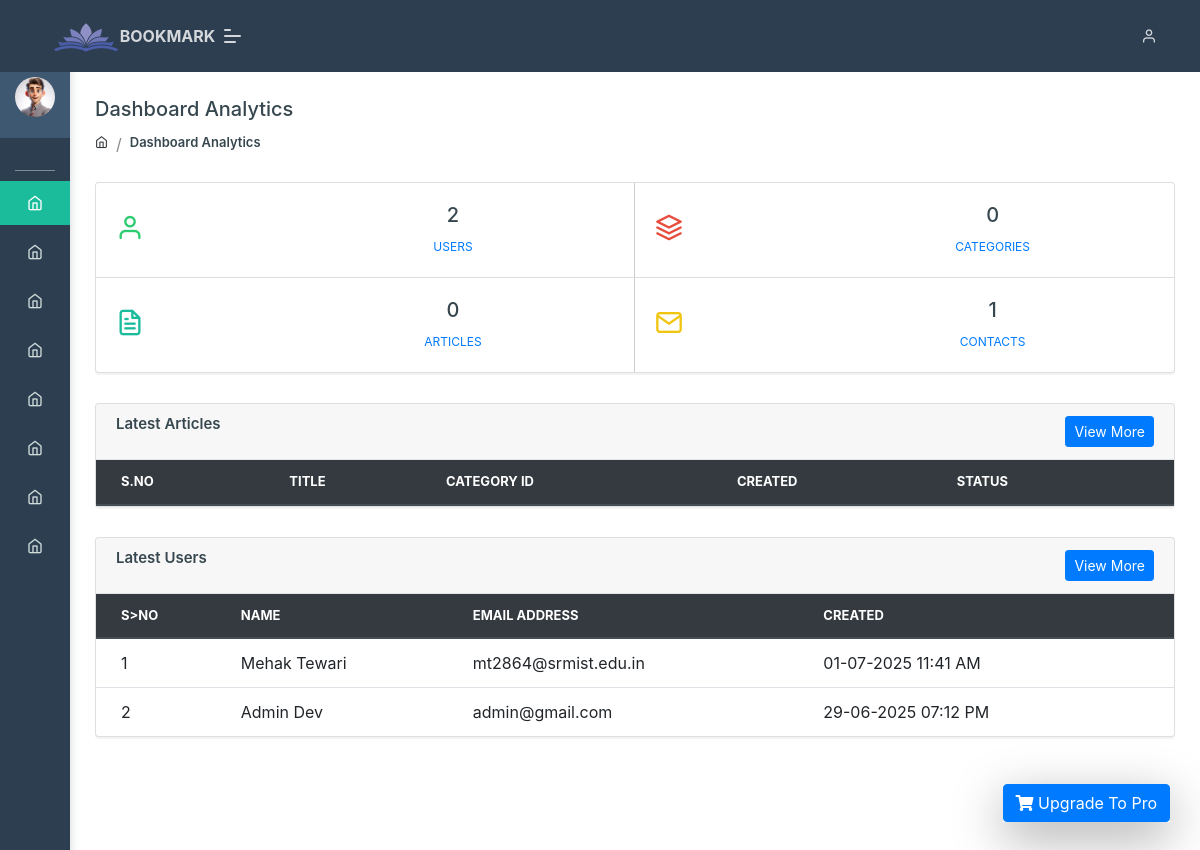
The page /admin/dashboad.php (signed in) on the database as committed earlier.
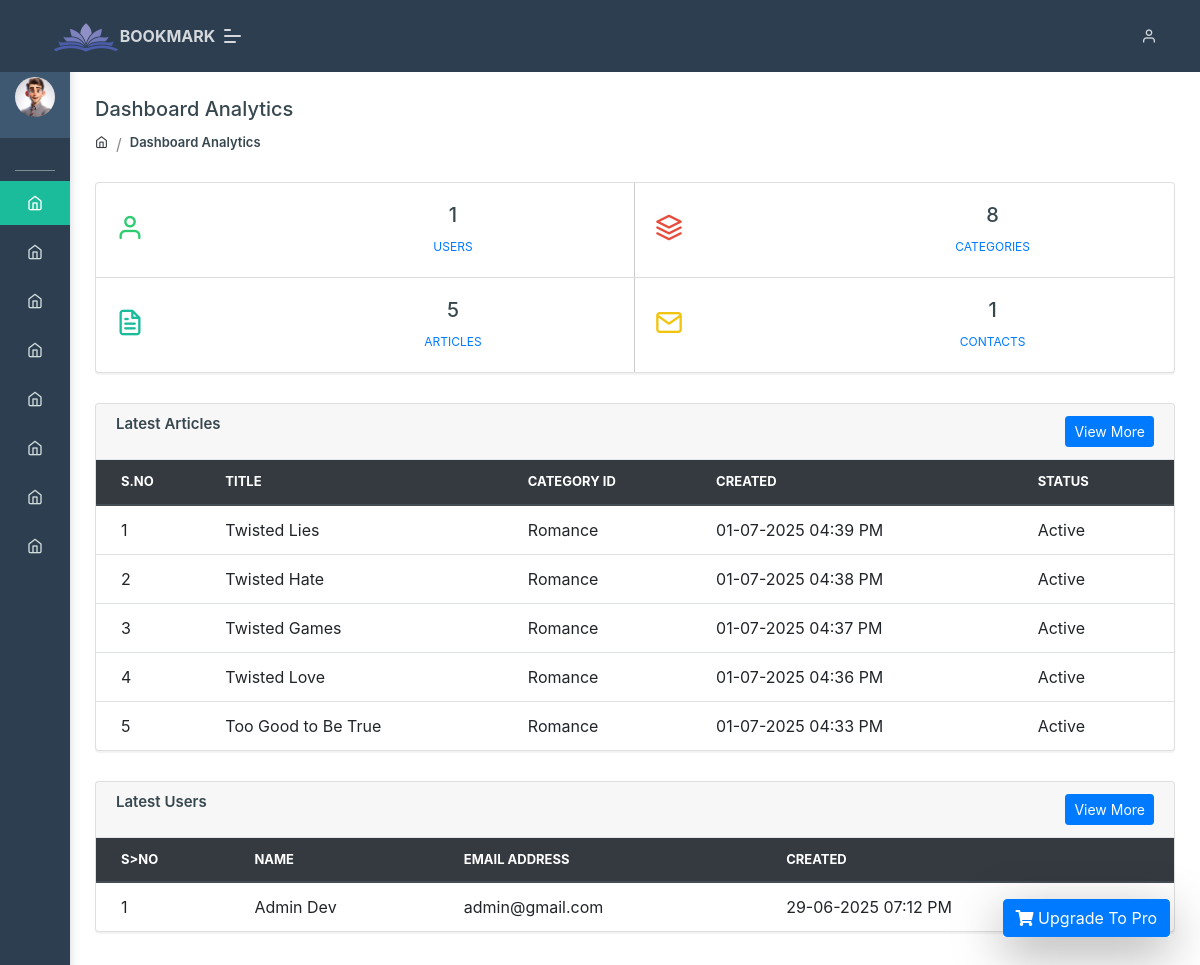
The same page on the database as committed later.
### tables this page shows
CREATE TABLE `users` (
  `id` int(11) NOT NULL,
  `email_address` varchar(150) NOT NULL,
  `first_name` varchar(50) NOT NULL,
  `last_name` varchar(50) NOT NULL,
  `password` varchar(50) NOT NULL,
  `address` varchar(250) NOT NULL,
  `status` varchar(10) NOT NULL DEFAULT '0',
  `created` datetime NOT NULL,
  `updated` datetime NOT NULL
);

CREATE TABLE `article` (
  `id` int(11) NOT NULL,
  `category_id` varchar(50) NOT NULL,
  `title` varchar(50) NOT NULL,
  `short_description` varchar(250) NOT NULL,
  `description` longtext NOT NULL,
  `image` varchar(250) NOT NULL,
  `status` varchar(10) NOT NULL DEFAULT '0',
  `created` datetime NOT NULL,
  `updated` datetime NOT NULL
);

CREATE TABLE `category` (
  `id` int(11) NOT NULL,
  `category_name` varchar(100) NOT NULL,
  `status` int(10) NOT NULL DEFAULT 0,
  `created` datetime NOT NULL,
  `updated` datetime NOT NULL
);

### admin/dashboad.php (the view, shortened to what the changed rows need)
<?php include("include/adminHeader.php"); ?>
<?php include("config.php"); ?>
<?php
$userCountQuery = mysqli_query($conn, "SELECT COUNT(*) AS total FROM users");
$userCount = mysqli_fetch_assoc($userCountQuery)['total'];
$categoryCountQuery = mysqli_query($conn, "SELECT COUNT(*) AS total FROM category");
$categoryCount = mysqli_fetch_assoc($categoryCountQuery)['total'];
$articleCountQuery = mysqli_query($conn, "SELECT COUNT(*) AS total FROM article");
$articleCount = mysqli_fetch_assoc($articleCountQuery)['total'];
$latestArticlesQuery = mysqli_query($conn, "SELECT title, category_id, created, status FROM article ORDER BY created DESC LIMIT 10");
$latestUsersQuery = mysqli_query($conn, "SELECT first_name, last_name, email_address, created FROM users ORDER BY created DESC LIMIT 10");
?>
<body class="">
    <div class="pcoded-main-container">
        <div class="pcoded-content">
            <div class="row">
                <div class="col-md-12">
                    <div class="card flat-card">
                        <div class="row-table">
                            <div class="col-sm-6 card-body br">
                                <div class="row">
                                    <div class="col-sm-8 text-md-center">
                                        <h5><?php echo $userCount; ?></h5>
                                        <span><a href="users.php">Users</a></span>
                                    </div>
                                </div>
                            </div>
                            <div class="col-sm-6 card-body">
                                <div class="row">
                                    <div class="col-sm-8 text-md-center">
                                        <h5><?php echo $categoryCount; ?></h5>
                                        <span><a href="category.php">Categories</a></span>
                                    </div>
                                </div>
                            </div>
                        </div>
                        <div class="row-table">
                            <div class="col-sm-6 card-body br">
                                <div class="row">
                                    <div class="col-sm-8 text-md-center">
                                        <h5><?php echo $articleCount; ?></h5>
                                        <span><a href="articles.php">Articles</a></span>
                                    </div>
                                </div>
                            </div>
                        </div>
                    </div>
                </div>
            </div>
            <div class = "row" >
                <div class="col-md-12">
                    <div class="card table-card">
                        <div class="card-body p-0">
                            <div class="table-responsive">
                                <table class="table table-hover mb-0">
                                    <thead class="thead-dark">
                                        <tr>
                                            <th>S.No</th>
                                            <th>Title</th>
                                            <th>Category ID</th>
                                            <th>Created</th>
                                            <th>Status</th>
                                        </tr>
                                    </thead>
                                    <tbody>
                                        <?php $index = 0; ?>
                                        <?php while ($article = mysqli_fetch_assoc($latestArticlesQuery)) : ?>
                                            <tr>
                                                <td><?= ++$index; ?></td>
                                                <td><?php echo htmlspecialchars($article['title']); ?></td>
                                                <td>
                                                    <?php
                                                    $catId = $article["category_id"];
                                                    $res = mysqli_query($conn,"SELECT * FROM category where id = $catId");
                                                    $data = mysqli_fetch_assoc($res);
                                                    echo $catName = $data['category_name'];
                                                    ?>
                                                </td>
                                                <td><?php echo date('d-m-Y h:i A', strtotime($article['created'])); ?></td>
                                                <td><?= ($article['status'] == '1') ? "Active" : "Inactive"; ?></td>
                                            </tr>
                                        <?php endwhile; ?>
                                    </tbody>
                                </table>
                            </div>
                        </div>
                    </div>
                </div>
            </div>
             <div class = "row" >
                <div class="col-md-12">
                    <div class="card table-card">
                        <div class="card-body p-0">
                            <div class="table-responsive">
                                <table class="table table-hover mb-0">
                                    <thead class="thead-dark">
                                        <tr>
                                            <th>S>NO</th>
                                            <th>NAME</th>
                                            <th>EMAIL ADDRESS</th>
                                            <th>CREATED</th>
                                        </tr>
                                    </thead>
                                    <tbody>
                                        <?php $index = 0; ?>
                                        <?php while ($user = mysqli_fetch_assoc($latestUsersQuery)) : ?>
                                            <tr>
                                                <td><?= ++$index; ?></td>
                                                <td><?= htmlspecialchars($user['first_name'] . ' ' . $user['last_name']); ?></td>
                                                <td><?= htmlspecialchars($user['email_address']); ?></td>
                                                <td><?= date('d-m-Y h:i A', strtotime($user['created'])); ?></td>
                                            </tr>
                                        <?php endwhile; ?>
                                    </tbody>
                                </table>
                            </div>
                        </div>
                    </div>
                </div>
            </div>
        </div>
    </div>
    <?php include("include/adminFooter.php"); ?>
</body>

Rows that differ between the two databases and show on the page:
removed users: first_name+last_name "Mehak Tewari", email_address "mt2864@srmist.edu.in", created "01-07-2025 11:41 AM"
added article: title "Twisted Lies", category.category_name "Romance", created "01-07-2025 04:39 PM", status "Active"
added article: title "Twisted Hate", category.category_name "Romance", created "01-07-2025 04:38 PM", status "Active"
added article: title "Twisted Games", category.category_name "Romance", created "01-07-2025 04:37 PM", status "Active"
added article: title "Twisted Love", category.category_name "Romance", created "01-07-2025 04:36 PM", status "Active"
added article: title "Too Good to Be True", category.category_name "Romance", created "01-07-2025 04:33 PM", status "Active"
Other text that changed with them:
$userCount: "2" → "1"
$categoryCount: "0" → "8"
$articleCount: "0" → "5"
